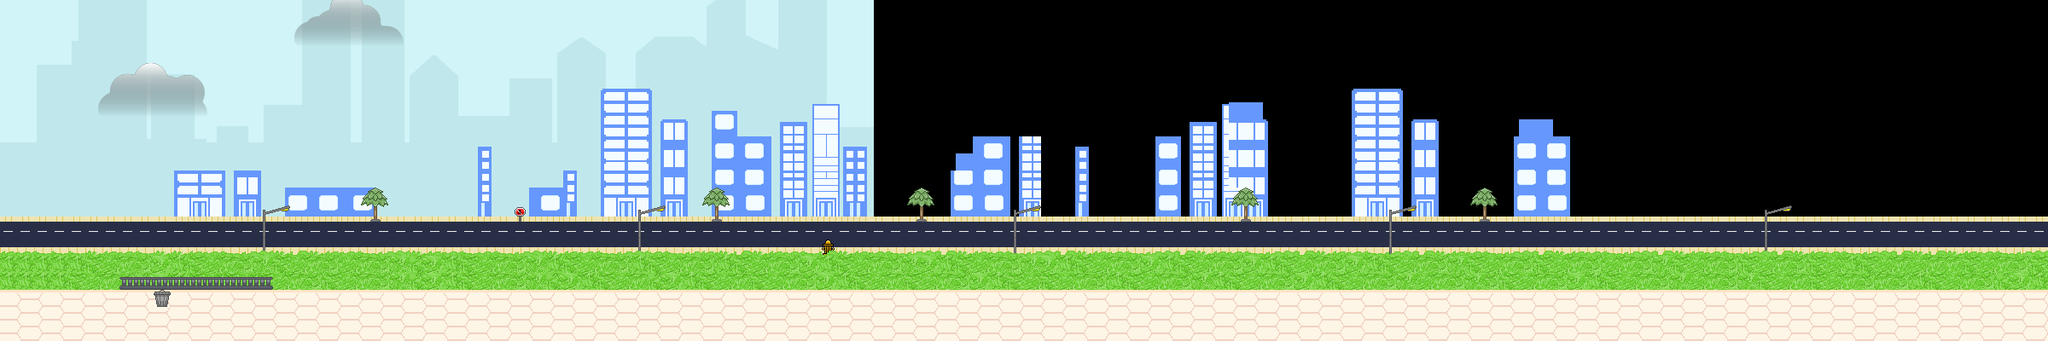

Below is a game level as drawn by its tile map, then a one-line description and the .tmx that defines it (tile-layer data replaced by summaries):
An orthogonal 120x20 tile map with 20x20 px tiles, 5 tile layers (background, street_level, ground, in_grass, ...), 7 tilesets, 3 image layers and 7 objects (deathStar, mainPlayer, kakashi).

<map version="1.0" orientation="orthogonal" renderorder="right-down" width="120" height="20" tilewidth="20" tileheight="20" nextobjectid="59">
 <tileset firstgid="1" name="area01_level_tiles" tilewidth="32" tileheight="32" tilecount="140" columns="20">
  <image source="../img/map/area01_level_tiles.png" width="640" height="241" />
 </tileset>
 <tileset firstgid="141" name="City" tilewidth="20" tileheight="20" tilecount="72" columns="8">
  <image source="../img/map/city_tileset/city.png" width="160" height="180" />
 </tileset>
 <tileset firstgid="213" name="brick" tilewidth="20" tileheight="20" tilecount="15" columns="5">
  <image source="../img/map/brick.png" width="100" height="60" />
 </tileset>
 <tileset firstgid="228" name="City2" tilewidth="20" tileheight="20" tilecount="144" columns="16">
  <image source="../img/map/city_tileset/city_bg.png" width="320" height="180" />
 </tileset>
 <tileset firstgid="372" name="abbott" tilewidth="20" tileheight="20" tilecount="56" columns="14">
  <image source="../img/sprite/abbott_building.png" width="289" height="80" />
 </tileset>
 <tileset firstgid="428" name="directions" tilewidth="20" tileheight="20" tilecount="10" columns="10">
  <image source="../img/sprite/directions.png" width="200" height="20" />
 </tileset>
 <tileset firstgid="438" name="grass" tilewidth="20" tileheight="20" tilecount="18" columns="9">
  <image source="../img/map/grass.png" width="180" height="40" />
 </tileset>
 <imagelayer name="parallax1" offsetx="0" offsety="-120">
  <image source="../img/background.png" width="1024" height="512" />
  <properties>
   <property name="ratio" type="float" value="0.25" />
  </properties>
 </imagelayer>
 <objectgroup name="deathStar" opacity="0.2">
  <object id="44" name="deathStar" x="750" y="-40" width="62" height="63">
   <properties>
    <property name="framewidth" type="int" value="62" />
    <property name="image" value="death_star_2_trans" />
   </properties>
  </object>
 </objectgroup>
 <imagelayer name="buildings" offsetx="0" offsety="-120">
  <image source="../img/buildings2.png" width="1024" height="512" />
  <properties>
   <property name="ratio" type="float" value="0.25" />
  </properties>
 </imagelayer>
 <imagelayer name="parallax2" offsetx="0" offsety="-250">
  <image source="../img/clouds.png" width="512" height="512" />
  <properties>
   <property name="ratio" type="float" value="0.35" />
  </properties>
 </imagelayer>
 <layer name="background" width="120" height="20">
  <data>[2400 cells, 1014 non-empty, 147 distinct tile ids]</data>
 </layer>
 <layer name="street_level" width="120" height="20">
  <data>[2400 cells, 47 non-empty, 10 distinct tile ids]</data>
 </layer>
 <layer name="ground" width="120" height="20">
  <data>[2400 cells, 360 non-empty, 15 distinct tile ids]</data>
 </layer>
 <layer name="in_grass" width="120" height="20">
  <data>[2400 cells, 10 non-empty, 4 distinct tile ids]</data>
 </layer>
 <objectgroup name="techTower">
  <object id="24" x="0" y="37" width="174" height="333">
   <properties>
    <property name="framewidth" type="int" value="174" />
    <property name="image" value="tech_tower" />
   </properties>
  </object>
  <object id="51" x="236" y="28" width="430" height="116">
   <properties>
    <property name="framewidth" type="int" value="430" />
    <property name="image" value="intro" />
   </properties>
  </object>
 </objectgroup>
 <objectgroup name="mainPlayer">
  <object id="1" name="mainPlayer" x="225" y="294.667" width="69" height="64">
   <properties>
    <property name="frameheight" type="int" value="64" />
    <property name="framewidth" type="int" value="69" />
    <property name="image" value="gripe_run_right_trans" />
   </properties>
  </object>
 </objectgroup>
 <objectgroup name="kakashi">
  <object id="43" name="kakashi" x="662" y="334" width="91" height="74">
   <properties>
    <property name="frameheight" type="int" value="74" />
    <property name="framewidth" type="int" value="91" />
    <property name="image" value="kakashi" />
   </properties>
  </object>
 </objectgroup>
 <layer name="foreground" width="120" height="20">
  <data>[2400 cells, 2 non-empty, 1 distinct tile ids]</data>
 </layer>
 <objectgroup name="collision">
  <object id="7" x="58" y="361" width="2339.67" height="37" />
  <object id="46" x="2356" y="100" width="27" height="259" />
 </objectgroup>
</map>
